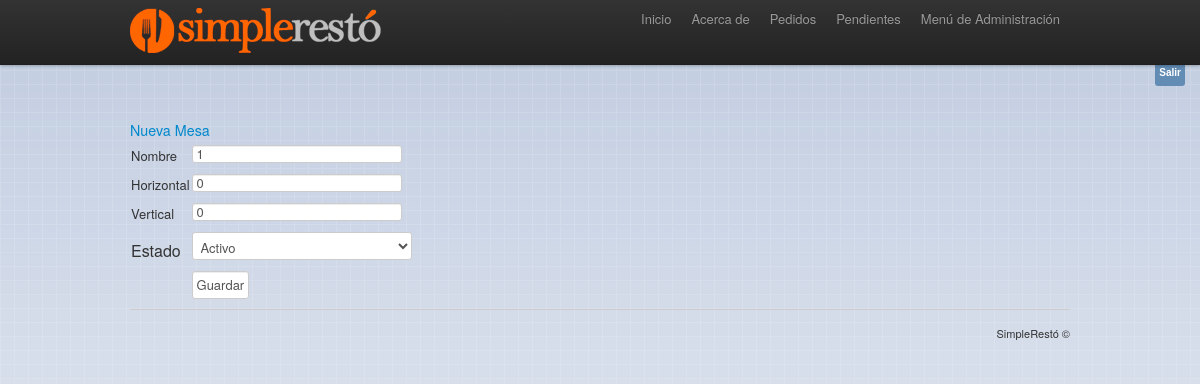
The page /index.php?controller=mesas&action=_editar&idMesas=1 (signed in) on the database its author committed.
### tables this page shows
CREATE TABLE IF NOT EXISTS `mesas` (
  `id` tinyint(4) NOT NULL AUTO_INCREMENT,
  `nombre` varchar(255) DEFAULT NULL,
  `ubicacionH` decimal(10,0) DEFAULT NULL,
  `ubicacionV` decimal(10,0) DEFAULT NULL,
  `estado` char(1) DEFAULT NULL,
  PRIMARY KEY (`id`)
);

### controllers/defecto_controller.php (called while the page is built, shortened)
<?php
class defecto_controller {
    function render($datos, $vista) {
        require_once 'models/usuarios_model.php';
        $carpeta = 'views/default/';
        require_once $carpeta . 'head.php';
        require_once $vista;
        require_once $carpeta . 'footer.php';
        return;
    }
}

### controllers/mesas_controller.php (called while the page is built, shortened)
<?php
require_once 'defecto_controller.php';
class mesas_controller extends defecto_controller{
public function _editar() {
        require_once("models/mesas_model.php");
        $datos = new mesas($_GET['idMesas']);
        $this->render($datos,"views/mesas/editar.php");
    }
}
?>

### index.php (called while the page is built, shortened)
<?php
$accionPredefinida = "_listarAction";
if(! empty($_GET['action']))
      $accion = $_GET['action'];
else
      $accion = $accionPredefinida;
$accion = '_' . preg_replace('/[^a-zA-Z0-9]/', '', $accion);
$objcontrolador= new $controlador();
$objcontrolador->inicio();
$objcontrolador->$accion();
?>

### models/mesas_model.php (called while the page is built, shortened)
<?php
class mesas
{
	private $id;
	private $nombre;
	private $ubicacionH;
	private $ubicacionV;
	public function __construct($id='')
	{
		$this->Load();
	}
	private function Load()
	{
		$dblink = null;
		try
		{
			$dblink = mysql_connect(DB_HOST,DB_USER,DB_PASS);
		}
		catch(Exception $ex)
		{
			echo "Could not connect to " . DB_HOST . ":" . DB_BASE . "\n";
			echo "Error: " . $ex->message;
			exit;
		}
		$query = "SELECT * FROM mesas WHERE `id`='{$this->getid()}'";
		$result = mysql_query($query,$dblink);
	}
	public function setid($id='')
	{
		$this->id = $id;
		return true;
	}
	public function getid()
	{
		return $this->id;
	}
	public function setnombre($nombre='')
	{
		$this->nombre = $nombre;
		return true;
	}
	public function getnombre()
	{
		return $this->nombre;
	}
	public function setubicacionH($ubicacionH='')
	{
		$this->ubicacionH = $ubicacionH;
		return true;
	}
	public function getubicacionH()
	{
		return $this->ubicacionH;
	}
	public function setubicacionV($ubicacionV='')
	{
		$this->ubicacionV = $ubicacionV;
		return true;
	}
	public function getubicacionV()
	{
		return $this->ubicacionV;
	}
}

### views/mesas/editar.php (the view)
<a href="?controller=mesas&action=editar">Nueva Mesa</a>
<table>
<form action="?controller=mesas&action=_guardar" method="post">
<tr><td>	<input id="idMesas" name="idMesas" type="hidden" value="<?= $datos->getid()?>">
	<label>Nombre</label></td><td><input id="nombre" name="nombre" type="text" value="<?= $datos->getnombre()?>" autofocus></td></tr>
<tr><td><label>Horizontal</label></td><td><input id="ubicacionH" name="ubicacionH" type="text" value="<?= $datos->getubicacionH()?>" ></td></tr>
<tr><td><label>Vertical</label></td><td><input id="ubicacionV" name="ubicacionV" type="text" value="<?= $datos->getubicacionV()?>" ></td></tr>
<tr><td>Estado</td><td><select name="estado"><option value="1">Activo</option><option value="0" <?php if ($datos->getestado()=="0"){echo 'selected';} ?>>Inactivo</option></select></td></tr>
    <tr><td></td><td><input name="guardar" type="submit" value="Guardar"></td></tr>
</form>
</table>

### css/styles.css (style rules this page uses)
body { background: url('../img/bg.png') repeat-x; background-color: #fff; }

### rows shown on the page
mesas: nombre "1", ubicacionH "0", ubicacionV "0"
